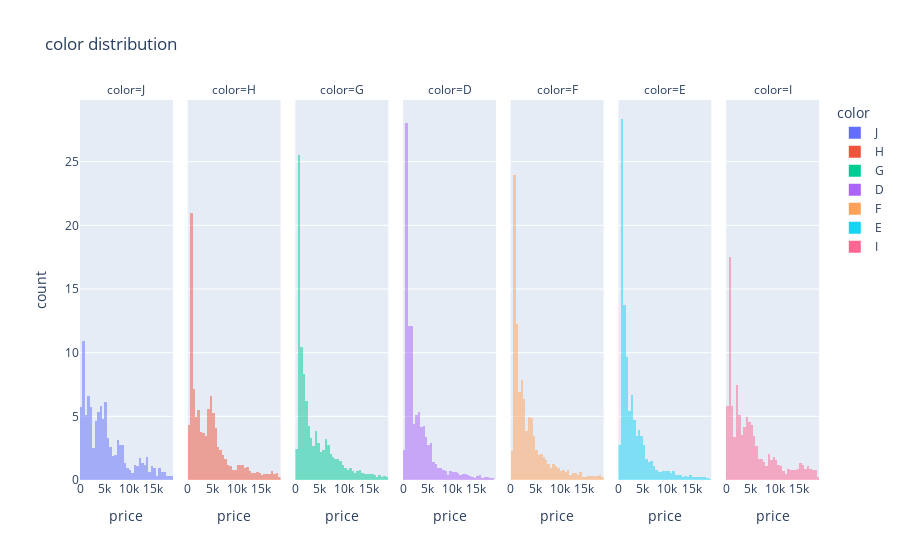

Source (notebook cell):
### Code cell
px.histogram(data_frame=df, 
             x='price',
             color='color', 
             histnorm='percent', 
             barmode='overlay',
             title='color distribution',
             nbins=40, 
             facet_col ='color')

### Figure 1 — Plotly figure (JSON) as saved in the notebook; plotly's stock layout.template omitted (floating-point values rounded to 4 significant figures; data arrays with more than 128 entries replaced by an {"elided": "..."} marker saying what was removed)
{"data": [{"alignmentgroup": "True", "bingroup": "x", "histnorm": "percent", "hovertemplate": "color=J<br>price=%{x}<br>count=%{y}<extra></extra>", "legendgroup": "J", "marker": {"color": "#636efa", "opacity": 0.5}, "name": "J", "nbinsx": 40, "offsetgroup": "J", "orientation": "v", "showlegend": true, "type": "histogram", "x": {"elided": "2140 int values"}, "xaxis": "x", "yaxis": "y"}, {"alignmentgroup": "True", "bingroup": "x", "histnorm": "percent", "hovertemplate": "color=H<br>price=%{x}<br>count=%{y}<extra></extra>", "legendgroup": "H", "marker": {"color": "#EF553B", "opacity": 0.5}, "name": "H", "nbinsx": 40, "offsetgroup": "H", "orientation": "v", "showlegend": true, "type": "histogram", "x": {"elided": "6276 int values"}, "xaxis": "x2", "yaxis": "y2"}, {"alignmentgroup": "True", "bingroup": "x", "histnorm": "percent", "hovertemplate": "color=G<br>price=%{x}<br>count=%{y}<extra></extra>", "legendgroup": "G", "marker": {"color": "#00cc96", "opacity": 0.5}, "name": "G", "nbinsx": 40, "offsetgroup": "G", "orientation": "v", "showlegend": true, "type": "histogram", "x": {"elided": "8454 int values"}, "xaxis": "x3", "yaxis": "y3"}, {"alignmentgroup": "True", "bingroup": "x", "histnorm": "percent", "hovertemplate": "color=D<br>price=%{x}<br>count=%{y}<extra></extra>", "legendgroup": "D", "marker": {"color": "#ab63fa", "opacity": 0.5}, "name": "D", "nbinsx": 40, "offsetgroup": "D", "orientation": "v", "showlegend": true, "type": "histogram", "x": {"elided": "5049 int values"}, "xaxis": "x4", "yaxis": "y4"}, {"alignmentgroup": "True", "bingroup": "x", "histnorm": "percent", "hovertemplate": "color=F<br>price=%{x}<br>count=%{y}<extra></extra>", "legendgroup": "F", "marker": {"color": "#FFA15A", "opacity": 0.5}, "name": "F", "nbinsx": 40, "offsetgroup": "F", "orientation": "v", "showlegend": true, "type": "histogram", "x": {"elided": "7174 int values"}, "xaxis": "x5", "yaxis": "y5"}, {"alignmentgroup": "True", "bingroup": "x", "histnorm": "percent", "hovertemplate": "color=E<br>price=%{x}<br>count=%{y}<extra></extra>", "legendgroup": "E", "marker": {"color": "#19d3f3", "opacity": 0.5}, "name": "E", "nbinsx": 40, "offsetgroup": "E", "orientation": "v", "showlegend": true, "type": "histogram", "x": {"elided": "7325 int values"}, "xaxis": "x6", "yaxis": "y6"}, {"alignmentgroup": "True", "bingroup": "x", "histnorm": "percent", "hovertemplate": "color=I<br>price=%{x}<br>count=%{y}<extra></extra>", "legendgroup": "I", "marker": {"color": "#FF6692", "opacity": 0.5}, "name": "I", "nbinsx": 40, "offsetgroup": "I", "orientation": "v", "showlegend": true, "type": "histogram", "x": {"elided": "4032 int values"}, "xaxis": "x7", "yaxis": "y7"}], "layout": {"annotations": [{"font": {}, "showarrow": false, "text": "color=J", "x": 0.06286, "xanchor": "center", "xref": "paper", "y": 1, "yanchor": "bottom", "yref": "paper"}, {"font": {}, "showarrow": false, "text": "color=H", "x": 0.2086, "xanchor": "center", "xref": "paper", "y": 1, "yanchor": "bottom", "yref": "paper"}, {"font": {}, "showarrow": false, "text": "color=G", "x": 0.3543, "xanchor": "center", "xref": "paper", "y": 1, "yanchor": "bottom", "yref": "paper"}, {"font": {}, "showarrow": false, "text": "color=D", "x": 0.5, "xanchor": "center", "xref": "paper", "y": 1, "yanchor": "bottom", "yref": "paper"}, {"font": {}, "showarrow": false, "text": "color=F", "x": 0.6457, "xanchor": "center", "xref": "paper", "y": 1, "yanchor": "bottom", "yref": "paper"}, {"font": {}, "showarrow": false, "text": "color=E", "x": 0.7914, "xanchor": "center", "xref": "paper", "y": 1, "yanchor": "bottom", "yref": "paper"}, {"font": {}, "showarrow": false, "text": "color=I", "x": 0.9371, "xanchor": "center", "xref": "paper", "y": 1, "yanchor": "bottom", "yref": "paper"}], "autosize": true, "barmode": "overlay", "legend": {"title": {"text": "color"}, "tracegroupgap": 0}, "title": {"text": "color distribution"}, "xaxis": {"anchor": "y", "autorange": true, "domain": [0, 0.1257], "range": [-0.5, 19000.0], "title": {"text": "price"}, "type": "linear"}, "xaxis2": {"anchor": "y2", "autorange": true, "domain": [0.1457, 0.2714], "matches": "x", "range": [-0.5, 19000.0], "title": {"text": "price"}, "type": "linear"}, "xaxis3": {"anchor": "y3", "autorange": true, "domain": [0.2914, 0.4171], "matches": "x", "range": [-0.5, 19000.0], "title": {"text": "price"}, "type": "linear"}, "xaxis4": {"anchor": "y4", "autorange": true, "domain": [0.4371, 0.5629], "matches": "x", "range": [-0.5, 19000.0], "title": {"text": "price"}, "type": "linear"}, "xaxis5": {"anchor": "y5", "autorange": true, "domain": [0.5829, 0.7086], "matches": "x", "range": [-0.5, 19000.0], "title": {"text": "price"}, "type": "linear"}, "xaxis6": {"anchor": "y6", "autorange": true, "domain": [0.7286, 0.8543], "matches": "x", "range": [-0.5, 19000.0], "title": {"text": "price"}, "type": "linear"}, "xaxis7": {"anchor": "y7", "autorange": true, "domain": [0.8743, 1.0], "matches": "x", "range": [-0.5, 19000.0], "title": {"text": "price"}, "type": "linear"}, "yaxis": {"anchor": "x", "autorange": true, "domain": [0, 1], "range": [0, 29.85], "title": {"text": "count"}}, "yaxis2": {"anchor": "x2", "autorange": true, "domain": [0, 1], "matches": "y", "range": [0, 29.85], "showticklabels": false}, "yaxis3": {"anchor": "x3", "autorange": true, "domain": [0, 1], "matches": "y", "range": [0, 29.85], "showticklabels": false}, "yaxis4": {"anchor": "x4", "autorange": true, "domain": [0, 1], "matches": "y", "range": [0, 29.85], "showticklabels": false}, "yaxis5": {"anchor": "x5", "autorange": true, "domain": [0, 1], "matches": "y", "range": [0, 29.85], "showticklabels": false}, "yaxis6": {"anchor": "x6", "autorange": true, "domain": [0, 1], "matches": "y", "range": [0, 29.85], "showticklabels": false}, "yaxis7": {"anchor": "x7", "autorange": true, "domain": [0, 1], "matches": "y", "range": [0, 29.85], "showticklabels": false}}}
